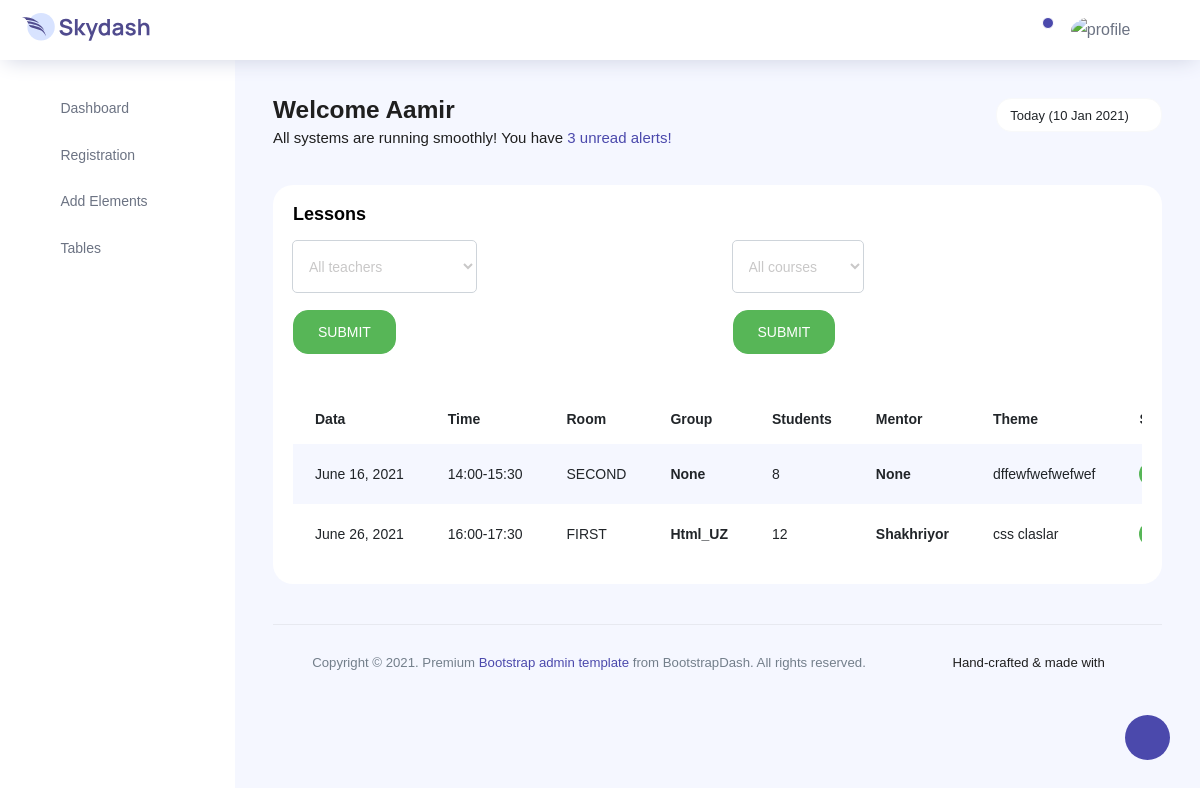
The app's page /lessons_table with its own data.
### dashboardapp/models.py (models this page shows, shortened)
class Lesson(models.Model):
    TIME_CHOICE = [
        ("11:00-12:30", "11:00-12:30"),
        ("14:00-15:30", "14:00-15:30"),
        ("16:00-17:30", "16:00-17:30"),
        ("18:30-20:00", "18:30-20:00"),
    ]
    ROOM_CHOICE = [
        ("FIRST", "FIRST"),
        ("SECOND", "SECOND"),
        ("COWORKING", "COWORKING"),
    ]
    STATUS_CHOICE = [
        ("PLANNED", "PLANNED"),
        ("DONE", "DONE"),
        ("CANCEL", "CANCEL"),
    ]
    data = models.DateField()
    time = models.CharField(max_length=13, choices=TIME_CHOICE, default="11:00-12:30")
    room = models.CharField(max_length=12, choices=ROOM_CHOICE, default="FIRST")
    course = models.ForeignKey(Course, on_delete=SET_NULL, null=True, blank=True)
    student_qty = models.PositiveIntegerField()
    mentor = models.ForeignKey(Mentor, on_delete=SET_NULL, null=True, blank=True)
    theme = models.CharField(max_length=90)
    status = models.CharField(max_length=8, choices=STATUS_CHOICE, default="PLANNED")

class Course(models.Model):
    SPES_CHOICE = [
        ("HTML", "HTML"),
        ("JS", "JS"),
        ("PYTHON", "PYTHON"),
        ("REACT", "REACT"),
        ("DJANGO", "DJANGO"),
    ]
    STATUS_CHOICE = [
        ("NO", "NO"),
        ("FULL", "FULL"),
        ("PART", "PART"),
    ]
    name = models.CharField(max_length=50)
    spes = models.CharField(max_length=7, choices=SPES_CHOICE, default="HTML")
    mentor = models.ForeignKey(Mentor, on_delete=SET_NULL, null=True, blank=True)
    student_qty = models.PositiveIntegerField(blank=True, null=True)
    start = models.DateField(blank=True, null=True)
    finish = models.DateField(blank=True, null=True)
    price = models.PositiveIntegerField(blank=True, null=True)
    status = models.CharField(max_length=5, choices=STATUS_CHOICE, default="NO")
    def __str__(self):
        return self.name

class Mentor(models.Model):
    GENDER_CHOICE = [
        ("M", "M"),
        ("F", "F"),
    ]
    SPES_CHOICE = [
        ("FRONTEND", "FRONTEND"),
        ("BACKEND", "BACKEND"),
    ]
    fullname = models.CharField(max_length=90)
    age = models.PositiveIntegerField()
    gender = models.CharField(max_length=1, choices=GENDER_CHOICE, default="M")
    email = models.EmailField()
    phone = models.PositiveIntegerField()
    spes = models.CharField(max_length=9, choices=SPES_CHOICE, default="SPES_CHOICE")
    def __str__(self):
        return self.fullname

### dashboardapp/views.py (the view)
# urls.py: path('lessons_table', views.lessons_table, name="lessons_table"),
def lessons_table(request):
    lessons = Lesson.objects.all()[::-1]
    mentors = Mentor.objects.all()
    courses = Course.objects.all()
    if request.method == 'POST' and request.POST.get('mentor_id'):
        lessons = Lesson.objects.filter(mentor=request.POST.get('mentor_id'))
    elif request.method == 'POST' and request.POST.get('course_id'):
        lessons = Lesson.objects.filter(course=request.POST.get('course_id'))
    else:
        lessons = Lesson.objects.all()
    context = {
        'lessons': lessons,
        'mentors': mentors,
        'courses' : courses,
    }
    return render(request, "dashboardapp/lessons_table.html", context)

### dashboardapp/templates/dashboardapp/lessons_table.html (shortened to what this page needs)
{% extends "dashboardapp/base.html" %}
{% load static %}
{% block content %}
<div class="row">
    <div class="col-md-12 grid-margin stretch-card">
      <div class="card">
        <div class="card-body">
          <h2 class="card-title mb-0">Lessons</h2><br>
          <div class="row">
            <div class="col-md-6 grid-margin stretch-card">
              <form action="" method="POST">
                <div>
                    <select name="mentor_id" class="form-control form-control-lg" id="exampleFormControlSelect2">
                        <option value="{{ mentor }}">All teachers</option>
                    </select>
                </div>
                <br>
                <button class="btn btn-success" type="submit">SUBMIT</button>
              </form>
            </div>
            <div class="col-md-6 grid-margin stretch-card">
              <form action="" method="POST">
                <div>
                    <select name="course_id" class="form-control form-control-lg" id="exampleFormControlSelect2">
                        <option value="{{ course }}">All courses</option>
                    </select>
                </div>
                <br>
                <button class="btn btn-success" type="submit">SUBMIT</button>
              </form>
            </div>
          </div>
          <div class="table-responsive">
            <table class="table table-striped table-borderless">
              <thead>
                <tr>
                  <th>Data</th>
                  <th>Time</th>
                  <th>Room</th>
                  <th>Group</th>
                  <th>Students</th>
                  <th>Mentor</th>
                  <th>Theme</th>
                  <th>Status</th>
                </tr>
              </thead>
              <tbody>
              {% for lesson in lessons %}
                <tr>
                  <td>{{ lesson.data }}</td>
                  <td>{{ lesson.time }}</td>
                  <td>{{ lesson.room }} </td>
                  <td class="font-weight-bold">{{ lesson.course }}</td>
                  <td>{{ lesson.student_qty }}</td>
                  <td class="font-weight-bold">{{ lesson.mentor }}</td>
                  <td>{{ lesson.theme }}</td>
                  {% if lesson.status == "CANCEL" %}
                    <td class="font-weight-medium"><div class="badge badge-danger">{{ lesson.status }}</div></td>
                  {% elif lesson.status == "PLANNED"  %}
                      <td class="font-weight-medium"><div class="badge badge-warning">{{ lesson.status }}</div></td>
                  {% else %}
                      <td class="font-weight-medium"><div class="badge badge-success">{{ lesson.status }}</div></td>
                  {% endif %}
                </tr>
              {% endfor %}
              </tbody>
            </table>
          </div>
        </div>
      </div>
    </div>
  </div>
{% endblock %}

### records on screen
Lesson: data "June 16, 2021", time "14:00-15:30", room "SECOND", course "None", student_qty "8", mentor "None", theme "dffewfwefwefwef"
Lesson: data "June 26, 2021", time "16:00-17:30", room "FIRST", course "Html_UZ", student_qty "12", mentor "Shakhriyor", theme "css claslar"
